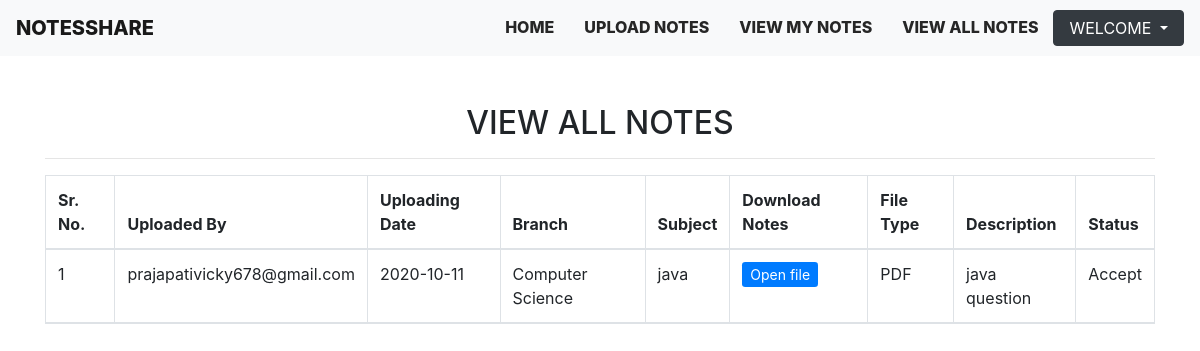
Screenshot of /viewallnotes (signed in) with the database file from the repository.
### notes/models.py (models this page shows, shortened)
class Notes(models.Model):
    user = models.ForeignKey(User,on_delete=models.CASCADE)
    uploadingdate = models.CharField(max_length=30)
    branch = models.CharField(max_length=30)
    subject = models.CharField(max_length=30)
    notesfile = models.FileField(null=True)
    filetype = models.CharField(max_length=30)
    description = models.CharField(max_length=200,null=True)
    status = models.CharField(max_length=15)

### notes/views.py (the view)
# urls.py: path('viewallnotes',views.viewallnotes,name='viewallnotes'),
def viewallnotes(request):
    if not request.user.is_authenticated:
        return redirect('login')
    notes = Notes.objects.filter(status="Accept")
    d = {'notes':notes}
    return render(request,'viewallnotes.html',d)

### templates/viewallnotes.html (shortened to what this page needs)
{% extends 'usernavigation.html' %}
{% block body %}
<div class="container mt-5">
    <h2 class="text-center">VIEW ALL NOTES</h2>
   <hr>
<div class="table-responsive">
   <table  id="example" class="table table-striped table-bordered">
    <thead>
        <tr>
            <th>Sr. No.</th>
            <th>Uploaded By</th>
            <th>Uploading Date</th>
            <th>Branch</th>
            <th>Subject</th>
            <th>Download Notes</th>
            <th>File Type</th>
            <th>Description</th>
            <th>Status</th>
        </tr>
        {% for i in notes %}
       <tr>
           <td>{{forloop.counter}}</td>
           <td>{{i.user.username}}</td>
           <td>{{i.uploadingdate}}</td>
           <td>{{i.branch}}</td>
           <td>{{i.subject}}</td>
           <td><a href="{{i.notesfile.url}}" class="btn-sm btn-primary" target="_blank" style="text-decoration: none;"> Open file </a></td>
           <td>{{i.filetype}}</td>
           <td>{{i.description}}</td>
           <td>{{i.status}}</td>
       </tr>
       {% endfor %}
    </thead>
   </table>
</div>
</div>
{% endblock body %}

### static/css/mystyle.css (style rules this page uses)
body { font-family: 'Roboto';font-size: 16px; }

### rows the page displays
Notes: user.username "prajapativicky678@gmail.com", uploadingdate "2020-10-11", branch "Computer Science", subject "java", filetype "PDF", description "java question", status "Accept"
